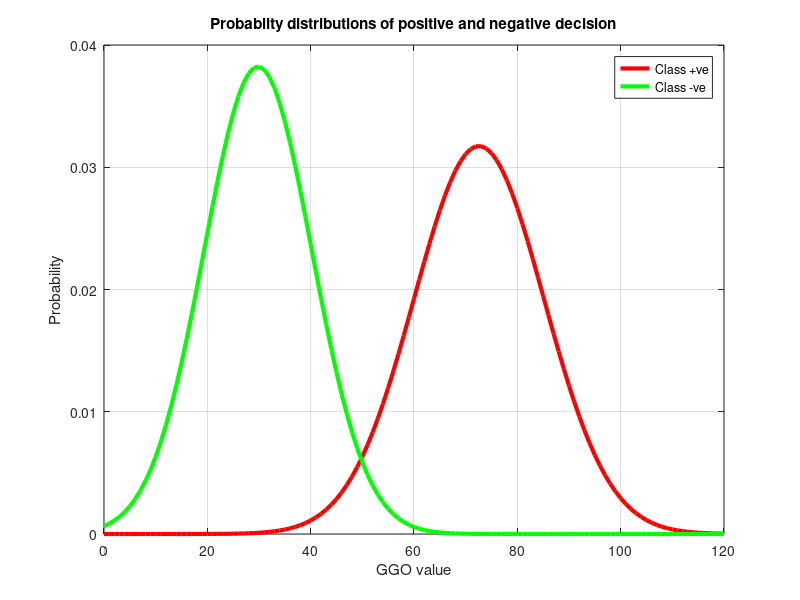
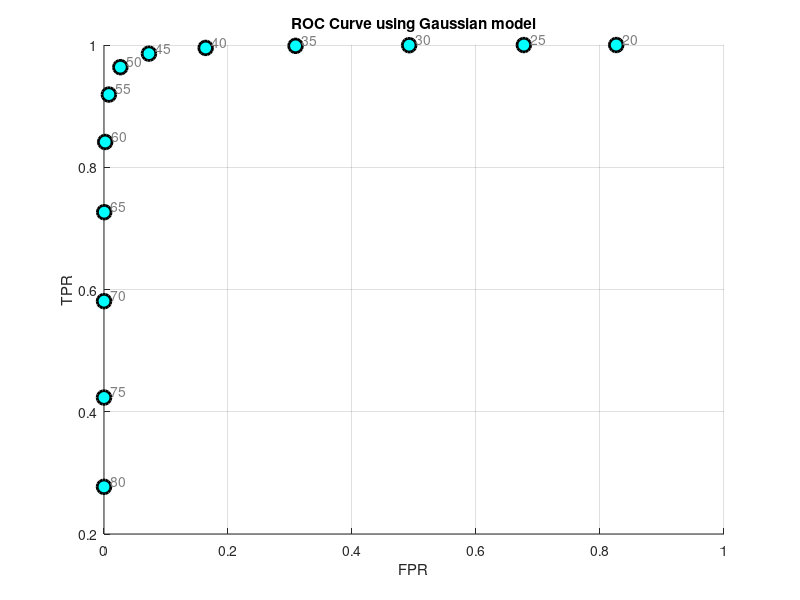
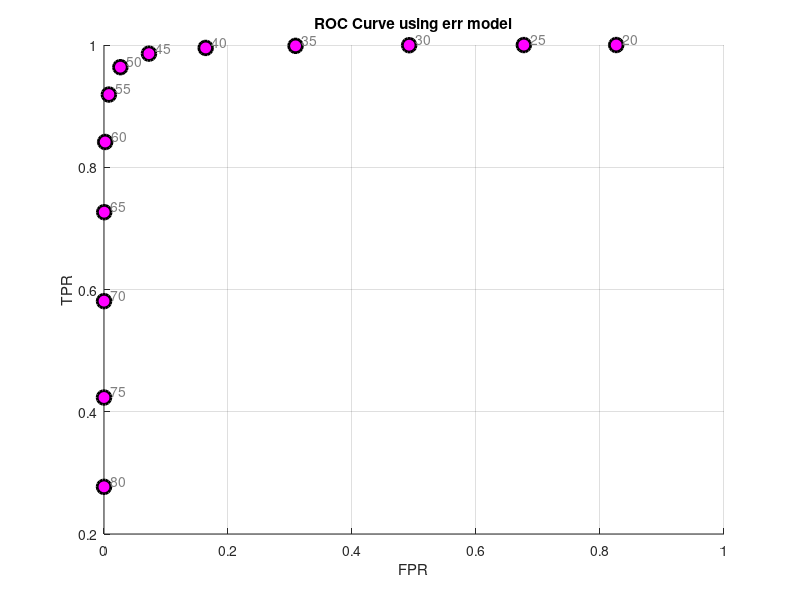

Write MATLAB code to recreate these figures, in order. (Note: this script raises an error after producing the figures.)
%% QUESTION 1
diagnosis_mat = load('diagnosis.mat');
GGO_val_mat = load('GGO_value.mat');
diagnosis_mat_positive = diagnosis_mat.diagnosis ==1;
diagnosis_mat_positive_values = GGO_val_mat.GGO_values(diagnosis_mat_positive);
diagnosis_mat_negative = diagnosis_mat.diagnosis ==0;
diagnosis_mat_negative_values = GGO_val_mat.GGO_values(diagnosis_mat_negative);

mean_negative_values = mean(diagnosis_mat_negative_values);
mean_positive_values = mean(diagnosis_mat_positive_values);
std_positive_values = std(diagnosis_mat_positive_values);
std_negative_values = std(diagnosis_mat_negative_values);

x= 0:1:120;
positive_graph = normpdf(x, mean_positive_values,std_positive_values);
negative_graph = normpdf(x, mean_negative_values,std_negative_values);
h1 = plot(x,positive_graph,'r-','LineWidth',3);
hold on;
h2 = plot(x,negative_graph,'g-','LineWidth',3);
legend([h1,h2], "Class +ve", "Class -ve");
xlabel("GGO value");
ylabel("Probability");
title("Probablity distributions of positive and negative decision");
grid on;

%% QUESTION 2

figure;
grid on;hold on;
xlabel('FPR');
ylabel('TPR');
title('ROC Curve using Gaussian model');
for T=20:5:80
    FPR = 1-normcdf(T,mean_negative_values,std_negative_values);
    TPR = 1-normcdf(T,mean_positive_values,std_positive_values);
    plot(FPR , TPR ,'-ko', 'MarkerSize',10,'MarkerFaceColor',[0 1 1],'LineWidth',2)
    text(FPR+.01 , TPR+0.01, num2str(T),'Color',[0.5 0.5 0.5])
    
end


figure;
grid on;hold on;
xlabel('FPR');
ylabel('TPR');
title('ROC Curve using err model');

for T=20:5:80
    z1 = (T - mean_positive_values)/(std_positive_values);
    z2 = (T - mean_negative_values)/(std_negative_values);

    FPR = 1-  (0.5 * (1+ (erf(z2/sqrt(2)))));
    TPR = 1-  (0.5 *(1+ (erf(z1/sqrt(2)))));
    plot(FPR , TPR ,'-ko', 'MarkerSize',10,'MarkerFaceColor',[1 0 1],'LineWidth',2)
    text(FPR+.01 , TPR+0.01, num2str(T),'Color',[0.5 0.5 0.5])
    
end


%% Question 3
V = [70,60,30,80,40,20,50,90,85,45,75,65,55,15,35,45,45,65,65,75];
C = [1, 1, 0, 1, 0, 0, 0, 1, 1, 0, 1, 1, 1, 0, 0, 0, 0, 1, 1, 0];

positive = (V(C==1))';
negative = (V(C==0))';
positive_sorted = sort(positive);
negative_sorted = sort(negative);

bin_edges = 0:10:100;

figure
h1 = histogram(positive_sorted,bin_edges, 'FaceColor',[1 0.4 0.4],'FaceAlpha',0.6);
hold on

h2 = histogram(negative_sorted,bin_edges, 'FaceColor',[0.4 1 0.4],'FaceAlpha',0.6);
legend([h1,h2], "Class +ve", "Class -ve");
ylabel('count')

nPos=sum(C==1);
nNeg=sum(C==0);

V_sorted = sort(V);
possibe_solutions = [];
possibe_FNR = [];
possibe_FPR = [];
for T=50:5:80
    model_prediction_N = V <= T;
    model_prediction_P = V >= T;

    model_prediction=zeros(size(V));
    model_prediction(model_prediction_N)=0;
    model_prediction(model_prediction_P)=1;

    TP = (model_prediction==1) & (C==1);
    FN = (model_prediction==0) & (C==1);
    FP = (model_prediction==1) & (C==0);
    TN = (model_prediction==0) & (C==0);
    TNR = sum(TN) * 100/nNeg;
    FNR = sum(FN) * 100/nNeg;TPR = sum(TP) * 100/nPos;FPR = sum(FP) * 100/nPos;

    if(FNR <= 10 && FPR <=40)
        tuple = {FNR, FPR, T};
        disp(tuple)

        possibe_solutions = [possibe_solutions, T];
        possibe_FNR = [possibe_FNR, FNR];
        possibe_FPR = [possibe_FPR, FPR];

%choose 55 lowest both
    end
    
end
T = 55;
 model_prediction_N = V < T;
    model_prediction_P = V >= T;

    model_prediction=zeros(size(V));
    model_prediction(model_prediction_N)=0;
    model_prediction(model_prediction_P)=1;

    TP = (model_prediction==1) & (C==1);
    FN = (model_prediction==0) & (C==1);
    FP = (model_prediction==1) & (C==0);
    TN = (model_prediction==0) & (C==0);
    TNR = sum(TN) * 100/nNeg;
    FNR = sum(FN) * 100/nNeg;TPR = sum(TP) * 100/nPos;FPR = sum(FP) * 100/nPos;

misdiagnosed = ((FPR + FNR) /100) *20; % FPR = 1-TPR  = 20%  = 4
sick_as_healthy = FNR;
healthy_as_sick = FPR;

